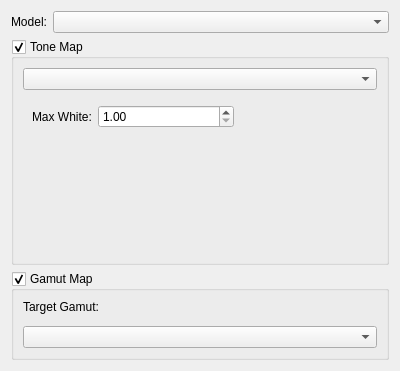
<?xml version="1.0" encoding="UTF-8"?>
<ui version="4.0">
 <class>KisToneGamutMapWidget</class>
 <widget class="QWidget" name="KisToneGamutMapWidget">
  <property name="geometry">
   <rect>
    <x>0</x>
    <y>0</y>
    <width>400</width>
    <height>359</height>
   </rect>
  </property>
  <property name="windowTitle">
   <string>Form</string>
  </property>
  <layout class="QVBoxLayout" name="verticalLayout">
   <item>
    <layout class="QHBoxLayout" name="horizontalLayout">
     <item>
      <widget class="QLabel" name="label_3">
       <property name="text">
        <string>Model:</string>
       </property>
      </widget>
     </item>
     <item>
      <widget class="QComboBox" name="cmbMappingModel">
       <property name="sizePolicy">
        <sizepolicy hsizetype="MinimumExpanding" vsizetype="Fixed">
         <horstretch>0</horstretch>
         <verstretch>0</verstretch>
        </sizepolicy>
       </property>
      </widget>
     </item>
    </layout>
   </item>
   <item>
    <widget class="QGroupBox" name="chkToneMap">
     <property name="title">
      <string>Tone Map</string>
     </property>
     <property name="checkable">
      <bool>true</bool>
     </property>
     <layout class="QFormLayout" name="formLayout_3">
      <item row="1" column="0">
       <widget class="QStackedWidget" name="stkToneMap">
        <property name="currentIndex">
         <number>0</number>
        </property>
        <widget class="QWidget" name="page">
         <layout class="QFormLayout" name="formLayout">
          <item row="0" column="0">
           <widget class="QLabel" name="label_2">
            <property name="text">
             <string>Max White:</string>
            </property>
           </widget>
          </item>
          <item row="0" column="1">
           <widget class="QDoubleSpinBox" name="spnMaxWhite">
            <property name="minimum">
             <double>1.000000000000000</double>
            </property>
            <property name="maximum">
             <double>65536.000000000000000</double>
            </property>
           </widget>
          </item>
         </layout>
        </widget>
        <widget class="QWidget" name="page_2">
         <layout class="QHBoxLayout" name="horizontalLayout_2">
          <item>
           <layout class="QFormLayout" name="formLayout_2">
            <item row="0" column="0">
             <widget class="QLabel" name="label_4">
              <property name="text">
               <string>Toe Strength:</string>
              </property>
             </widget>
            </item>
            <item row="0" column="1">
             <widget class="QDoubleSpinBox" name="spnToeStrength">
              <property name="toolTip">
               <string>The sharpness of the toe fall-off. 0.0 makes it linear, while 1.0 produces a sharp angle.</string>
              </property>
              <property name="decimals">
               <number>4</number>
              </property>
              <property name="maximum">
               <double>1.000000000000000</double>
              </property>
              <property name="singleStep">
               <double>0.010000000000000</double>
              </property>
             </widget>
            </item>
            <item row="1" column="0">
             <widget class="QLabel" name="label_5">
              <property name="text">
               <string>Toe Length:</string>
              </property>
             </widget>
            </item>
            <item row="1" column="1">
             <widget class="QDoubleSpinBox" name="spnToeLength">
              <property name="toolTip">
               <string>How much of the dynamic range is in the toe. 0.0 means none, while 1.0 is half the curve.</string>
              </property>
              <property name="decimals">
               <number>4</number>
              </property>
              <property name="maximum">
               <double>1.000000000000000</double>
              </property>
              <property name="singleStep">
               <double>0.010000000000000</double>
              </property>
             </widget>
            </item>
            <item row="2" column="0">
             <widget class="QLabel" name="label_6">
              <property name="text">
               <string>Shoulder Strength:</string>
              </property>
             </widget>
            </item>
            <item row="2" column="1">
             <widget class="QDoubleSpinBox" name="spnShoulderStrength">
              <property name="toolTip">
               <string>Curvature of the shoulder. 1.0 is linear.</string>
              </property>
              <property name="decimals">
               <number>4</number>
              </property>
              <property name="maximum">
               <double>1.000000000000000</double>
              </property>
              <property name="singleStep">
               <double>0.010000000000000</double>
              </property>
             </widget>
            </item>
            <item row="3" column="0">
             <widget class="QLabel" name="label_7">
              <property name="text">
               <string>Shoulder Length:</string>
              </property>
             </widget>
            </item>
            <item row="3" column="1">
             <widget class="QDoubleSpinBox" name="spnShoulderLength">
              <property name="toolTip">
               <string>Determines the maximum white in stops.</string>
              </property>
              <property name="suffix">
               <string> stops</string>
              </property>
              <property name="maximum">
               <double>999.000000000000000</double>
              </property>
              <property name="singleStep">
               <double>0.100000000000000</double>
              </property>
             </widget>
            </item>
            <item row="4" column="0">
             <widget class="QLabel" name="label_8">
              <property name="text">
               <string>Shoulder Angle:</string>
              </property>
             </widget>
            </item>
            <item row="4" column="1">
             <widget class="QDoubleSpinBox" name="spnShoulderAngle">
              <property name="toolTip">
               <string>Angle of the shoulder, determines the smoothness of the shift to full white.</string>
              </property>
              <property name="decimals">
               <number>4</number>
              </property>
              <property name="maximum">
               <double>1.000000000000000</double>
              </property>
              <property name="singleStep">
               <double>0.010000000000000</double>
              </property>
             </widget>
            </item>
           </layout>
          </item>
         </layout>
        </widget>
       </widget>
      </item>
      <item row="1" column="1">
       <widget class="KisToneCurveWidget" name="toneCurvePreview" native="true"/>
      </item>
      <item row="0" column="0" colspan="2">
       <widget class="QComboBox" name="cmbToneCurveType"/>
      </item>
     </layout>
    </widget>
   </item>
   <item>
    <widget class="QGroupBox" name="chkGamutMap">
     <property name="title">
      <string>Gamut Map</string>
     </property>
     <property name="checkable">
      <bool>true</bool>
     </property>
     <layout class="QVBoxLayout" name="verticalLayout_2">
      <item>
       <widget class="QLabel" name="label">
        <property name="text">
         <string>Target Gamut:</string>
        </property>
       </widget>
      </item>
      <item>
       <widget class="KisColorSpaceSelector" name="targetGamut" native="true"/>
      </item>
      <item>
       <widget class="QComboBox" name="cmbGamutMapMethod"/>
      </item>
     </layout>
    </widget>
   </item>
   <item>
    <spacer name="verticalSpacer">
     <property name="orientation">
      <enum>Qt::Orientation::Vertical</enum>
     </property>
     <property name="sizeHint" stdset="0">
      <size>
       <width>20</width>
       <height>40</height>
      </size>
     </property>
    </spacer>
   </item>
  </layout>
 </widget>
 <customwidgets>
  <customwidget>
   <class>KisColorSpaceSelector</class>
   <extends>QWidget</extends>
   <header>kis_color_space_selector.h</header>
   <container>1</container>
  </customwidget>
  <customwidget>
   <class>KisToneCurveWidget</class>
   <extends>QWidget</extends>
   <header>kis_tone_curve_widget.h</header>
   <container>1</container>
  </customwidget>
 </customwidgets>
 <resources/>
 <connections/>
</ui>
